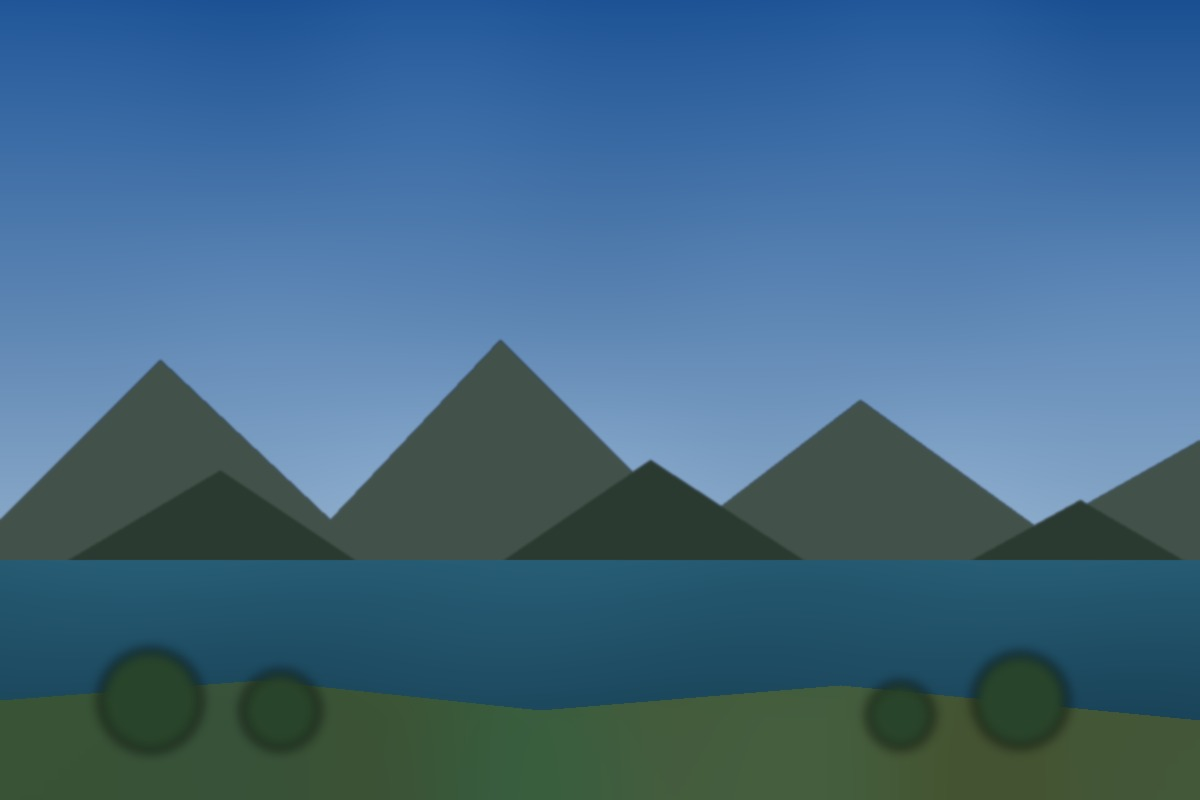
#> input picture samples/tampered/edited_metadata.jpg, 1200 x 800 px
$ python -i ela.py   (imports and definitions only)
#> lines starting #> are read from the running program, lines starting #| are printed output that depends on the picture
#> further down, picture is the input picture: PIL image 1200x800 RGB; mean R, G, B 64.6, 103, 130.5
"""Module 3 - Error Level Analysis (ELA).

Forensic concept
----------------
JPEG is lossy: every save quantises 8x8 DCT blocks.  If an image is re-saved
at a known quality, pixels that were already at that "compression level" change
very little, while a region pasted or retouched after the last save often has a
different residual.  ELA amplifies that difference into a heatmap.

ELA is a **screening technique**, not proof.  Sharp edges, texture, denoising,
resizing and earlier JPEG saves all create residuals.  A long horizon or a
textured field can look "hot" even in an untouched photo.  The module therefore
looks for **compact, dense regions** whose residual stands out from the rest of
the image, reports them, and never declares an image forged by itself.

Detection outline
-----------------
1. Re-save the image at a fixed JPEG quality and take the maximum-channel
   absolute difference (the ELA residual).
2. Average the residual into 16x16 blocks.  This suppresses single-pixel noise
   and makes the statistics stable.
3. Mark blocks above a robust threshold: ``max(abs_floor, median + 4*MAD)``.
   The absolute floor stops tiny residuals from becoming "significant".
4. Compute the local density of marked blocks in a 9x9-block window.  A real
   edited region is a **filled** area; a horizon, roof edge or branch is a thin
   line, so its local density stays low.  This is the step that removes most
   edge false positives.
5. Group dense blocks into connected components, require a minimum area,
   absolute residual and contrast against a surrounding ring, then score.
"""

from __future__ import annotations

import argparse
import io
import json
import sys
from pathlib import Path
from typing import Any

import numpy as np
from matplotlib import colormaps
from PIL import Image, ImageDraw

from forensics import finding, module_result
from utils import config
from utils.image_utils import ImageLoadError, load_image, safe_name


# --------------------------------------------------------------------- core ELA

def compute_ela(image: Image.Image, quality: int = 90) -> np.ndarray:
    """Return the per-pixel maximum-channel difference after JPEG re-saving.

    ``subsampling=0`` keeps chroma at full resolution so colour edges do not
    create artificial differences between the two encodes.
    """
#> called with quality = 90
    buffer = io.BytesIO()
    image.convert("RGB").save(buffer, "JPEG", quality=quality, subsampling=0)
    buffer.seek(0)
    recompressed = Image.open(buffer).convert("RGB")
    original = np.asarray(image.convert("RGB"), dtype=np.int16)
    again = np.asarray(recompressed, dtype=np.int16)
    return np.abs(original - again).max(axis=2).astype(np.float32)
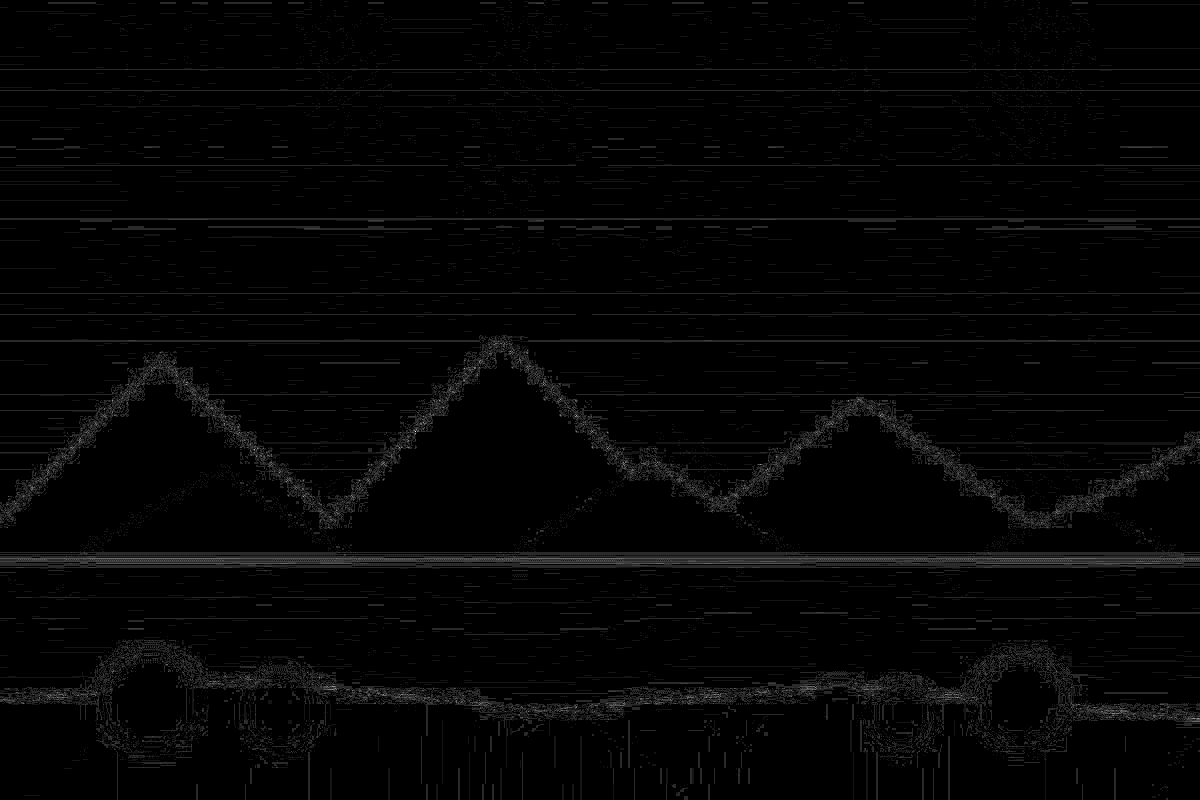
#> returned value: shape (800, 1200) float32; min 0, max 12, mean 0.214; drawn with min black and max white


# [337 lines left out: functions colorize, blend_overlay, draw_regions, comparison_sheet, block_grid, density_map and 4 more, not called in this run]


# [2 lines not run here, left out]

>>> from PIL import Image
>>> picture = Image.open('../samples/tampered/edited_metadata.jpg')
>>> result = compute_ela(picture)
